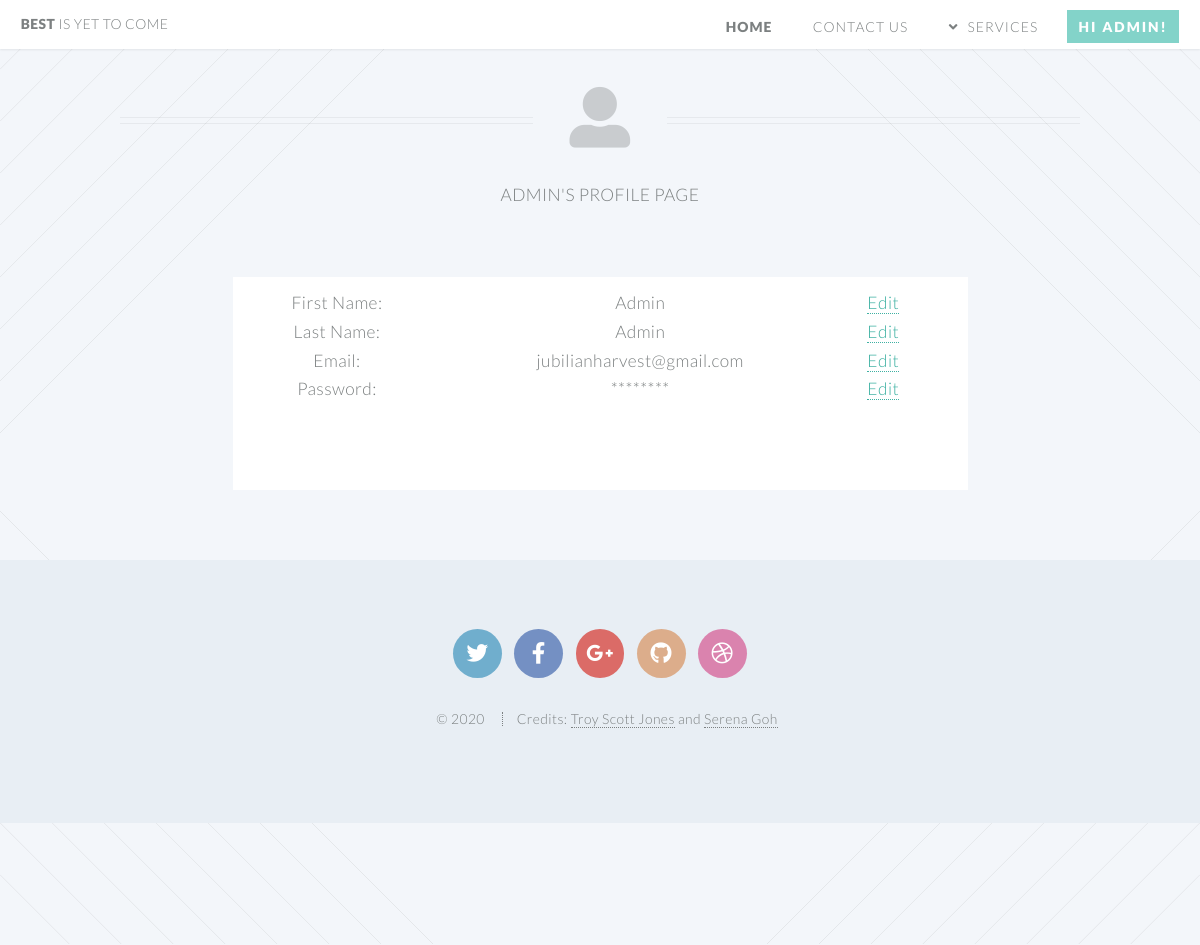
Screenshot of /edit_profile.php (signed in) with the database file from the repository.
### tables this page shows
CREATE TABLE `user_accounts` (
  `user_id` int(10) unsigned NOT NULL AUTO_INCREMENT,
  `username` varchar(45) NOT NULL,
  `email` varchar(45) NOT NULL,
  `first_name` varchar(45) DEFAULT NULL,
  `last_name` varchar(45) NOT NULL,
  `password` varchar(255) NOT NULL,
  PRIMARY KEY (`user_id`),
  UNIQUE KEY `id_UNIQUE` (`user_id`),
  UNIQUE KEY `username_UNIQUE` (`username`)
);

### edit_profile.php (the view, shortened to what this page needs)
<!DOCTYPE HTML>
<html lang="en">
    <head>
        <link rel="stylesheet" href="assets/css/main.css" />
    </head>
    <body class="index is-preload">
        <div id="page-wrapper">
            <?php include "header.inc.php"; ?>
            <article id="main" role="main">
                <header class="special container">
                    <span class="icon solid fa-user-alt"></span>
                    <h1><?php echo $_SESSION['username'] . "'s Profile Page"; ?></h1>
                </header>
                <section class="wrapper style4 special container medium">
                    <div class="content" aria-level="1">
                        <?php
                        global $first_name, $last_name, $username, $email, $user_id;
                        $config = parse_ini_file('./../private/dbconfig.ini');
                        $conn = new mysqli($config['dbservername'], $config['dbusername'], $config['dbpassword'], $config['dbname']);
                        if ($conn->connect_error) {
                            echo '<script>alert("A Database Error occured.")</script>';
                        } else {
                            $username = $_SESSION['username'];
                            $stmt = $conn->prepare("SELECT * FROM user_accounts WHERE username=?");
                            $stmt->bind_param("s", $username);
                            $stmt->execute();
                            $result = $stmt->get_result();
                            if ($result->num_rows > 0) {
                                $row = $result->fetch_assoc();
                                $first_name = $row['first_name'];
                                $last_name = $row['last_name'];
                                $email = $row['email'];
                            }
                        }
                        ?>
                        <div class="row justify-content-center">
                            <table class="table">
                                <tr>
                                    <th> First Name: </th>
                                    <th> <?php echo $first_name; ?> </th>
                                    <th> <a href ="edit_name.php">Edit</a> </th>
                                </tr>
                                <tr>
                                    <th> Last Name: </th>
                                    <th> <?php echo $last_name; ?> </th>
                                    <th> <a href ="edit_name.php">Edit</a> </th>
                                </tr>
                                <tr>
                                    <th> Email: </th>
                                    <th> <?php echo $email; ?> </th>
                                    <th> <a href ="edit_email.php">Edit</a> </th>
                                </tr>
                                <tr>
                                    <th> Password: </th>
                                    <th>********</th>
                                    <th> <a href ="edit_password.php">Edit</a> </th>
                                </tr>
                            </table>
                        </div>
                    </div>
                </section>
                        <?php include "footer.inc.php"; ?>
                    </body>
                    </html>

### rows the page displays
user_accounts: first_name "Admin", last_name "Admin", email "jubilianharvest@gmail.com"

### other values shown
$_SESSION['username'] "ADMIN"
